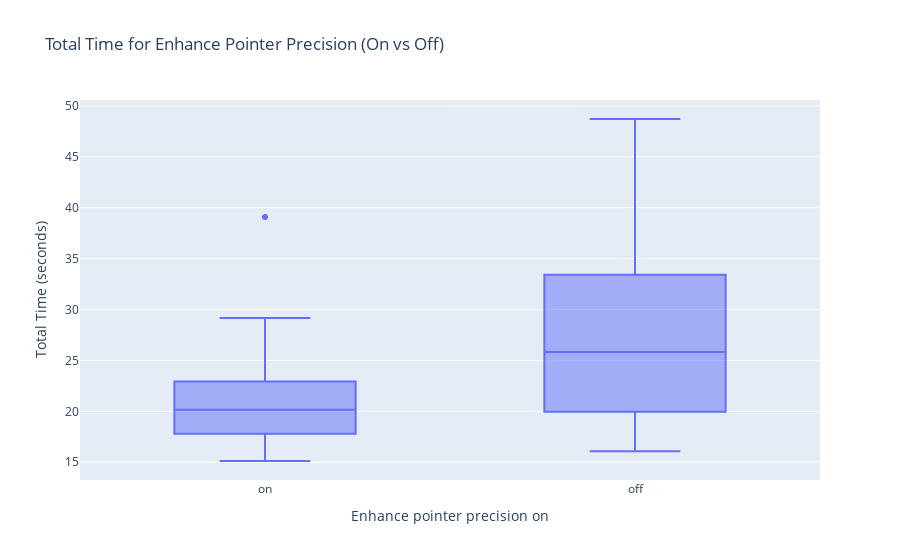
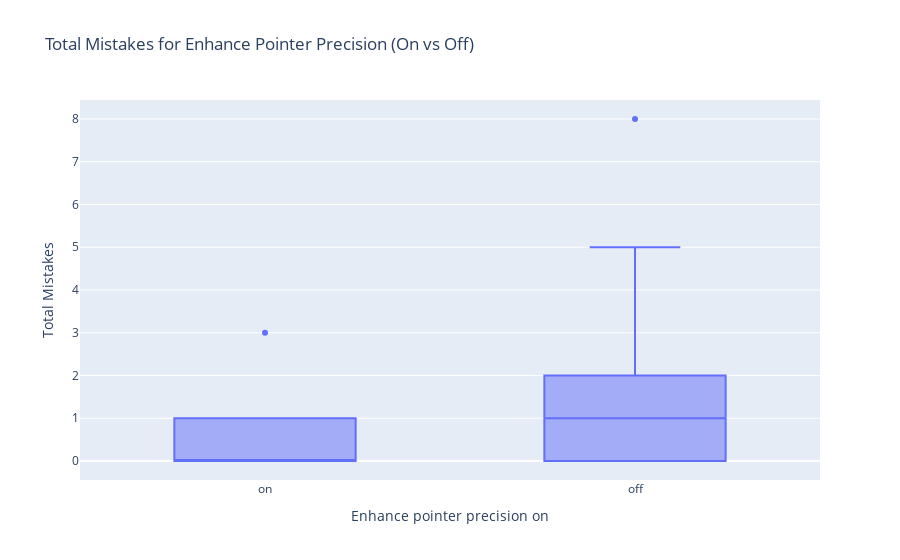

The cell these charts' notebook holds for them, in order:
### Code cell
fig3 = px.box(df,
              x="Enhance pointer precision on",
              y="Total time",
              title="Total Time for Enhance Pointer Precision (On vs Off)",
              labels={"Total time": "Total Time (seconds)", "Enhance pointer precision": "Enhance Pointer Precision"},
              hover_data=["Total mistakes", "Notes"])

fig4 = px.box(df,
              x="Enhance pointer precision on",
              y="Total mistakes",
              title="Total Mistakes for Enhance Pointer Precision (On vs Off)",
              labels={"Total mistakes": "Total Mistakes", "Enhance pointer precision": "Enhance Pointer Precision"},
              hover_data=["Total time", "Notes"])

# save fig3 and fig4 as png
fig3.write_image("figures/fig3.png", width=width, height=height)
fig4.write_image("figures/fig4.png" , width=width, height=height)

fig3.show()
fig4.show()

### Figure 1 — Plotly figure (JSON) as saved in the notebook; plotly's stock layout.template omitted (floating-point values rounded to 4 significant figures)
{"data": [{"alignmentgroup": "True", "customdata": [[0, null], [0, null], [0, null], [0, "Das sei ein angenehmes Setting"], [0, null], [1, null], [0, null], [0, null], [0, null], [2, "Meinte \"Es sei gar nicht so leicht wenn man schon älter und zittrig sei <br> und nicht so gut sehe\" und hat noch keine vertikale Maus verwendet"], [0, null], [0, null], [1, null], [8, "Ist normalerweise eine langsame Einstellung gewöhnt"], [1, null], [0, null], [3, null], [2, null], [0, null], [1, "Speed-Up hauptsächlich, da Teilnehmer gewusst hatte, was er machts. <br> Dass die Pointer Precision \"on\" ist, habe er nicht gemerkt"], [1, null], [0, "Teilnehmer ist die mittlere Geschwindigkeit \"off\" gewohnt, <br> deshalb war diese Einstellung ungewohnt und ein \"ungutes Gefühl\""], [1, "Teilnehmer meinte, diese Einstellung sein unkontrollierbar"], [0, null], [2, "is used to using a vertical mouse"], [0, null], [5, null], [0, null], [0, null], [1, null], [1, null], [0, null], [0, null], [0, null], [5, null], [0, "Findet Zeiger-Beschleunigung eigentlich eher ungut"]], "hovertemplate": "Enhance pointer precision on=%{x}<br>Total Time (seconds)=%{y}<br>Total mistakes=%{customdata[0]}<br>Notes=%{customdata[1]}<extra></extra>", "legendgroup": "", "marker": {"color": "#636efa"}, "name": "", "notched": false, "offsetgroup": "", "orientation": "v", "showlegend": false, "type": "box", "x": ["on", "off", "on", "off", "on", "off", "on", "off", "on", "off", "on", "off", "on", "off", "on", "off", "on", "off", "off", "on", "off", "on", "off", "on", "off", "on", "off", "on", "off", "on", "off", "on", "off", "on", "off", "on"], "x0": " ", "xaxis": "x", "y": [39.08, 34.78, 29.17, 24.0, 20.83, 48.71, 21.63, 18.93, 25.73, 40.07, 26.75, 33.21, 19.49, 28.0, 16.82, 22.13, 17.84, 16.07, 39.2, 18.22, 19.95, 21.61, 33.41, 22.94, 19.29, 15.12, 27.64, 17.8, 30.93, 18.22, 20.8, 21.03, 23.17, 16.97, 16.26, 15.97], "y0": " ", "yaxis": "y"}], "layout": {"boxmode": "group", "legend": {"tracegroupgap": 0}, "title": {"text": "Total Time for Enhance Pointer Precision (On vs Off)"}, "xaxis": {"anchor": "y", "domain": [0, 1], "title": {"text": "Enhance pointer precision on"}}, "yaxis": {"anchor": "x", "domain": [0, 1], "title": {"text": "Total Time (seconds)"}}}}

### Figure 2 — Plotly figure (JSON) as saved in the notebook; plotly's stock layout.template omitted (floating-point values rounded to 4 significant figures)
{"data": [{"alignmentgroup": "True", "customdata": [[39.08, null], [34.78, null], [29.17, null], [24, "Das sei ein angenehmes Setting"], [20.83, null], [48.71, null], [21.63, null], [18.93, null], [25.73, null], [40.07, "Meinte \"Es sei gar nicht so leicht wenn man schon älter und zittrig sei <br> und nicht so gut sehe\" und hat noch keine vertikale Maus verwendet"], [26.75, null], [33.21, null], [19.49, null], [28, "Ist normalerweise eine langsame Einstellung gewöhnt"], [16.82, null], [22.13, null], [17.84, null], [16.07, null], [39.2, null], [18.22, "Speed-Up hauptsächlich, da Teilnehmer gewusst hatte, was er machts. <br> Dass die Pointer Precision \"on\" ist, habe er nicht gemerkt"], [19.95, null], [21.61, "Teilnehmer ist die mittlere Geschwindigkeit \"off\" gewohnt, <br> deshalb war diese Einstellung ungewohnt und ein \"ungutes Gefühl\""], [33.41, "Teilnehmer meinte, diese Einstellung sein unkontrollierbar"], [22.94, null], [19.29, "is used to using a vertical mouse"], [15.12, null], [27.64, null], [17.8, null], [30.93, null], [18.22, null], [20.8, null], [21.03, null], [23.17, null], [16.97, null], [16.26, null], [15.97, "Findet Zeiger-Beschleunigung eigentlich eher ungut"]], "hovertemplate": "Enhance pointer precision on=%{x}<br>Total Mistakes=%{y}<br>Total time=%{customdata[0]}<br>Notes=%{customdata[1]}<extra></extra>", "legendgroup": "", "marker": {"color": "#636efa"}, "name": "", "notched": false, "offsetgroup": "", "orientation": "v", "showlegend": false, "type": "box", "x": ["on", "off", "on", "off", "on", "off", "on", "off", "on", "off", "on", "off", "on", "off", "on", "off", "on", "off", "off", "on", "off", "on", "off", "on", "off", "on", "off", "on", "off", "on", "off", "on", "off", "on", "off", "on"], "x0": " ", "xaxis": "x", "y": [0.0, 0.0, 0.0, 0.0, 0.0, 1.0, 0.0, 0.0, 0.0, 2.0, 0.0, 0.0, 1.0, 8.0, 1.0, 0.0, 3.0, 2.0, 0.0, 1.0, 1.0, 0.0, 1.0, 0.0, 2.0, 0.0, 5.0, 0.0, 0.0, 1.0, 1.0, 0.0, 0.0, 0.0, 5.0, 0.0], "y0": " ", "yaxis": "y"}], "layout": {"boxmode": "group", "legend": {"tracegroupgap": 0}, "title": {"text": "Total Mistakes for Enhance Pointer Precision (On vs Off)"}, "xaxis": {"anchor": "y", "domain": [0, 1], "title": {"text": "Enhance pointer precision on"}}, "yaxis": {"anchor": "x", "domain": [0, 1], "title": {"text": "Total Mistakes"}}}}
